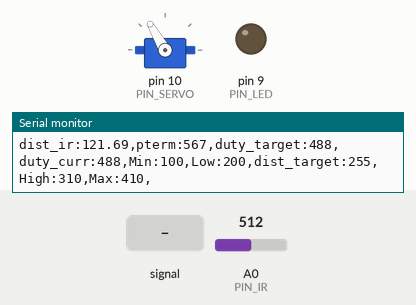
Bench run of a sketch on a simulated Arduino Uno, built with avr-gcc and run on an emulated ATmega328P. Shown: servo, output pins drawn as LEDs (lit = HIGH), the last lines printed to the serial monitor. Inputs (shaded band) come from the test bench; at power-on: A0 (PIN_IR) = 512.

Above: at 1.2 s.
1.3 s: A0 (PIN_IR) fed a 2 Hz sine of ±306 counts around its level
At 1.46 s:
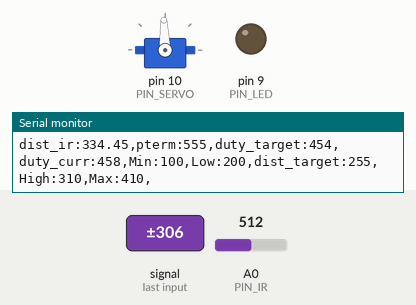
4.3 s: A0 (PIN_IR) set to 245
5.9 s: A0 (PIN_IR) set to 122
At 6.8 s:
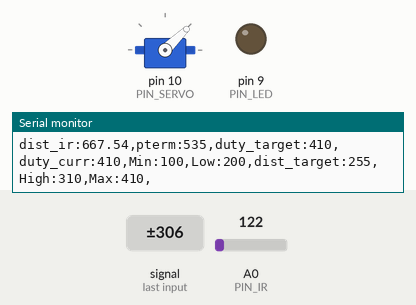
7.5 s: A0 (PIN_IR) set to 14
9.0 s: A0 (PIN_IR) set to 11
At 10.5 s:
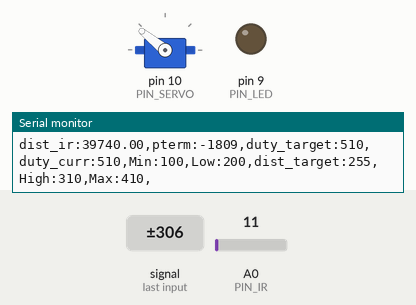
10.8 s: A0 (PIN_IR) set to 110
At 11.8 s:
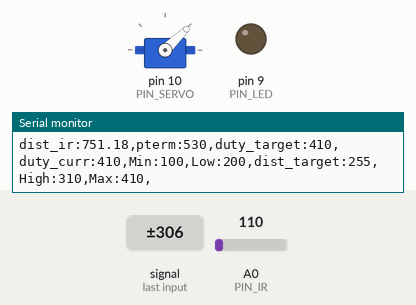
Timing chart, 0 to 13.6 s (numbered marks = the images above; inputs shaded):
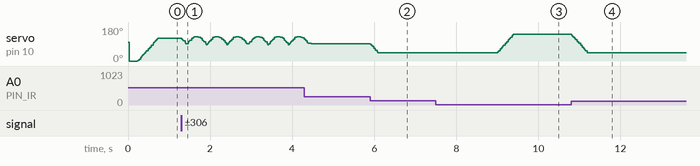

Measured:
- the behaviour switches between 13 and 12 on A0 (PIN_IR) (found by bisection; images 2 and 3)
- after the input at 5.9 s, servo on pin 10 (PIN_SERVO): 92° → 44° at once
- after the input at 9.0 s, servo on pin 10 (PIN_SERVO): moves from 44° to 141° over 0.38 s, starting at once
- after the input at 10.8 s, servo on pin 10 (PIN_SERVO): moves from 141° to 44° over 0.38 s, starting at once

The sketch:

22_Pcontrol_20203166.ino
```cpp
#include <Servo.h>

/////////////////////////////
// Configurable parameters //
/////////////////////////////

// Arduino pin assignment
#define PIN_LED 9
#define PIN_SERVO 10
#define PIN_IR A0

// Framework setting
#define _DIST_TARGET 255
#define _DIST_MIN 100
#define _DIST_MAX 410

// Distance sensor
#define _DIST_ALPHA 0.5
#define LENGTH 30
#define k_LENGTH 8

// Servo range
#define _DUTY_MIN 1000
#define _DUTY_NEU 1570
#define _DUTY_MAX 2000

// Servo speed control
#define _SERVO_ANGLE 20
#define _SERVO_SPEED 50

// Event periods
#define _INTERVAL_DIST 20
#define _INTERVAL_SERVO 20
#define _INTERVAL_SERIAL 100

// PID parameters
#define _KP 1.2
#define _KI 0.0
#define _KD 0.0


//////////////////////
// global variables //
//////////////////////

// Servo instance
Servo myservo;
// Distance sensor
float dist_target; // location to send the ball
float dist_raw, dist_ema, dist_celi;

// Event periods
unsigned long last_sampling_time_dist, last_sampling_time_servo, last_sampling_time_serial;
bool event_dist, event_servo, event_serial;

// Servo speed control
int duty_chg_per_interval;
int duty_target, duty_curr;

// PID variables
float error_curr, error_prev, control, pterm, dterm, iterm;
int correction_dist, iter, a, b;
float dist_list[LENGTH], sum, alpha;

void setup() {
// initialize GPIO pins for LED and attach servo
  pinMode(PIN_LED, OUTPUT);
  myservo.attach(PIN_SERVO);
// initialize global variables
  last_sampling_time_dist = last_sampling_time_servo = last_sampling_time_serial = 0;
  event_dist = event_servo = event_serial = false;
  dist_target = _DIST_TARGET;

  correction_dist = 0;
  iter = 0; sum = 0;
  alpha = _DIST_ALPHA;

// move servo to neutral position
  myservo.writeMicroseconds(_DUTY_NEU);
// initialize serial port
  Serial.begin(57600);
// convert angle speed into duty change per interval.
  duty_chg_per_interval = (float)(_DUTY_MAX - _DUTY_MIN) * _SERVO_SPEED / _SERVO_ANGLE * _INTERVAL_SERVO / 1000;

}


void loop() {
/////////////////////
// Event generator //
/////////////////////
unsigned long time_curr = millis();
  if(time_curr >= last_sampling_time_dist + _INTERVAL_DIST) {
        last_sampling_time_dist += _INTERVAL_DIST;
        event_dist = true;
  }
  if(time_curr >= last_sampling_time_servo + _INTERVAL_SERVO) {
        last_sampling_time_servo += _INTERVAL_SERVO;
        event_servo = true;
  }
  if(time_curr >= last_sampling_time_serial + _INTERVAL_SERIAL) {
        last_sampling_time_serial += _INTERVAL_SERIAL;
        event_serial = true;
  }


////////////////////
// Event handlers //
////////////////////

  if(event_dist) {
    event_dist = false;
  // get a distance reading from the distance sensor
    dist_raw = ir_distance_filtered();

  // PID control logic
    error_curr = dist_target - dist_ema;
    pterm = _KP*error_curr;
    control = pterm; // + iterm + dterm

  // duty_target = f(duty_neutral, control)
    duty_target = _DUTY_NEU + (control) * (_SERVO_ANGLE * 10.3) / (dist_target - _DIST_MIN);

  // keep duty_target value within the range of [_DUTY_MIN, _DUTY_MAX]
    if (duty_target < _DUTY_MIN) {
      duty_target = _DUTY_MIN;
    } else if (duty_target > _DUTY_MAX) {
      duty_target = _DUTY_MAX;
    }
  }

  if(event_servo) {
    event_servo = false;
    // adjust duty_curr toward duty_target by duty_chg_per_interval
    if(duty_target > duty_curr) {
      duty_curr += duty_chg_per_interval;
      if(duty_curr > duty_target) duty_curr = duty_target;
    }
    else {
      duty_curr -= duty_chg_per_interval;
      if(duty_curr < duty_target) duty_curr = duty_target;
    }

    // update servo position
    myservo.writeMicroseconds(duty_curr);
  }

  if(event_serial) {
    event_serial = false;
    Serial.print("dist_ir:");
    Serial.print(dist_raw);
    Serial.print(",pterm:");
    Serial.print(map(pterm,-1000,1000,510,610));
    Serial.print(",duty_target:");
    Serial.print(map(duty_target,1000,2000,410,510));
    Serial.print(",duty_curr:");
    Serial.print(map(duty_curr,1000,2000,410,510));
    Serial.println(",Min:100,Low:200,dist_target:255,High:310,Max:410,");
  }
}

float ir_distance(void){ // return value unit: mm
  float val;
  float volt = float(analogRead(PIN_IR));
  val = ((6762.0/(volt-9.0))-4.0) * 10.0;
  return val;
}

float ir_distance_filtered() {
  a = 76;
  b = 331;
  sum = 0;
  iter = 0;
  while (iter < LENGTH)
  {
    dist_list[iter] = 100 + 300.0 / (b - a) * (ir_distance() - a);
    sum += dist_list[iter];
    iter++;
  }

  for (int i = 0; i < LENGTH-1; i++){
    for (int j = i+1; j < LENGTH; j++){
      if (dist_list[i] > dist_list[j]) {
        float tmp = dist_list[i];
        dist_list[i] = dist_list[j];
        dist_list[j] = tmp;
      }
    }
  }

  for (int i = 0; i < k_LENGTH; i++) {
    sum -= dist_list[i];
  }
  for (int i = 1; i <= k_LENGTH; i++) {
    sum -= dist_list[LENGTH-i];
  }

  float dist_cali = sum/(LENGTH-2*k_LENGTH);
  dist_ema = alpha*dist_cali + (1-alpha)*dist_ema;
  return dist_ema;
}
```
